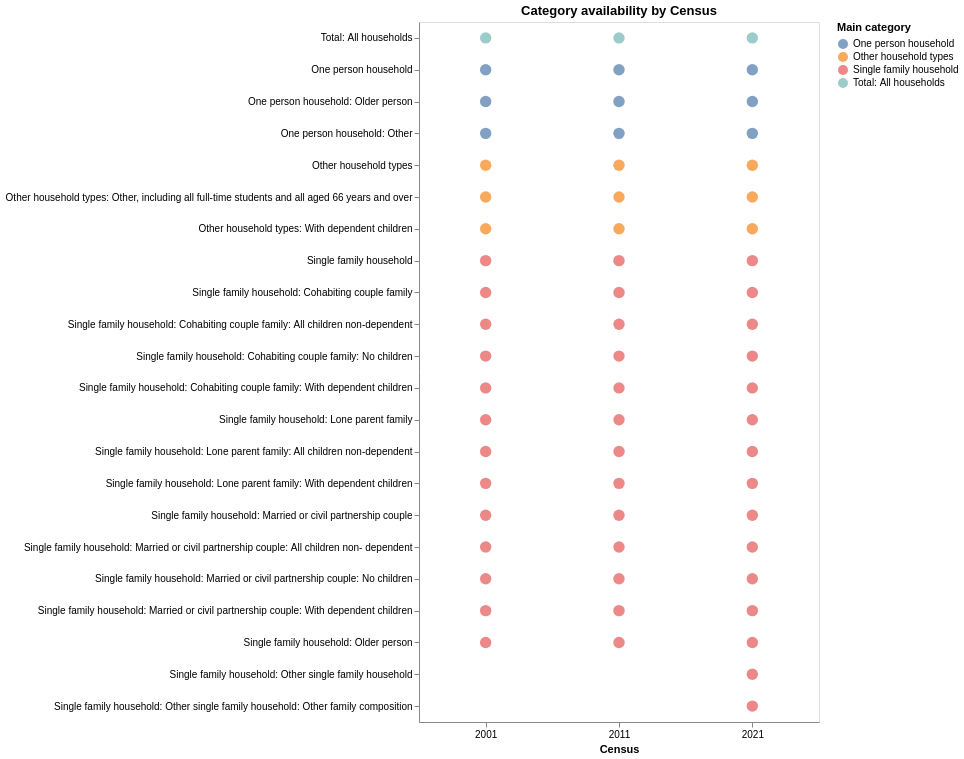

This figure's notebook cell:
### Code cell
first_category = "Total: All households"
cat_presence_plot = (
    df_composition[["class_name", "main_category", "sub_category1", "sub_category2", "census"]]
    .drop_duplicates()
    .copy()
)

cat_presence_plot["census"] = cat_presence_plot["census"].astype(str)

# clean NA for sorting
cat_presence_plot["sub_category1"] = cat_presence_plot["sub_category1"].fillna("")
cat_presence_plot["sub_category2"] = cat_presence_plot["sub_category2"].fillna("")

# create wrapped label for long category names
cat_presence_plot["class_name_wrapped"] = cat_presence_plot["class_name"].apply(
    lambda x: "\n".join(textwrap.wrap(str(x), width=45))
)

# fixed y-axis order
y_order = (
    cat_presence_plot
    .sort_values(["main_category", "sub_category1", "sub_category2", "class_name"], ascending=True)
    ["class_name_wrapped"]
    .drop_duplicates()
    .tolist()
)

y_order = [first_category] + [x for x in y_order if x not in first_category]

chart = (
    alt.Chart(cat_presence_plot)
    .mark_circle(size=130)
    .encode(
        x=alt.X(
            "census:O",
            title="Census",
            sort=["2001", "2011", "2021"],
            axis=alt.Axis(labelAngle=0)
        ),
        y=alt.Y(
            "class_name_wrapped:N",
            title=None,
            sort=y_order,
            axis=alt.Axis(
                labelLimit=500,
                labelFontSize=10
            )
        ),
        color=alt.Color(
            "main_category:N",
            title="Main category"
        ),
        tooltip=[
            alt.Tooltip("class_name:N", title="Category"),
            alt.Tooltip("main_category:N", title="Main category"),
            alt.Tooltip("sub_category1:N", title="Sub-category 1"),
            alt.Tooltip("sub_category2:N", title="Sub-category 2"),
            alt.Tooltip("census:O", title="Census")
        ]
    )
    .properties(
        width=400,
        height=700,
        title="Category availability by Census"
    )
)

chart

### Figure 1 — Vega-Lite specification as saved in the notebook (floating-point values rounded to 4 significant figures)
{"config": {"view": {"continuousWidth": 300, "continuousHeight": 300}}, "data": {"name": "data-ffa34d00bc64a3eb723ad91d1a0443d1"}, "mark": {"type": "circle", "size": 130}, "encoding": {"color": {"field": "main_category", "title": "Main category", "type": "nominal"}, "tooltip": [{"field": "class_name", "title": "Category", "type": "nominal"}, {"field": "main_category", "title": "Main category", "type": "nominal"}, {"field": "sub_category1", "title": "Sub-category 1", "type": "nominal"}, {"field": "sub_category2", "title": "Sub-category 2", "type": "nominal"}, {"field": "census", "title": "Census", "type": "ordinal"}], "x": {"axis": {"labelAngle": 0}, "field": "census", "sort": ["2001", "2011", "2021"], "title": "Census", "type": "ordinal"}, "y": {"axis": {"labelFontSize": 10, "labelLimit": 500}, "field": "class_name_wrapped", "sort": ["Total: All households", "One person household", "One person household: Older person", "One person household: Other", "Other household types", "Other household types: Other, including all\nfull-time students and all aged 66 years and\nover", "Other household types: With dependent\nchildren", "Single family household", "Single family household: Cohabiting couple\nfamily", "Single family household: Cohabiting couple\nfamily: All children non-dependent", "Single family household: Cohabiting couple\nfamily: No children", "Single family household: Cohabiting couple\nfamily: With dependent children", "Single family household: Lone parent family", "Single family household: Lone parent family:\nAll children non-dependent", "Single family household: Lone parent family:\nWith dependent children", "Single family household: Married or civil\npartnership couple", "Single family household: Married or civil\npartnership couple: All children non-\ndependent", "Single family household: Married or civil\npartnership couple: No children", "Single family household: Married or civil\npartnership couple: With dependent children", "Single family household: Older person", "Single family household: Other single family\nhousehold", "Single family household: Other single family\nhousehold: Other family composition"], "title": null, "type": "nominal"}}, "height": 700, "title": "Category availability by Census", "width": 400, "$schema": "https://vega.github.io/schema/vega-lite/v5.20.1.json", "datasets": {"data-ffa34d00bc64a3eb723ad91d1a0443d1": [{"class_name": "Total: All households", "main_category": "Total: All households", "sub_category1": "", "sub_category2": "", "census": "2001", "class_name_wrapped": "Total: All households"}, {"class_name": "One person household", "main_category": "One person household", "sub_category1": "", "sub_category2": "", "census": "2001", "class_name_wrapped": "One person household"}, {"class_name": "One person household: Older person", "main_category": "One person household", "sub_category1": "Older person", "sub_category2": "", "census": "2001", "class_name_wrapped": "One person household: Older person"}, {"class_name": "One person household: Other", "main_category": "One person household", "sub_category1": "Other", "sub_category2": "", "census": "2001", "class_name_wrapped": "One person household: Other"}, {"class_name": "Single family household", "main_category": "Single family household", "sub_category1": "", "sub_category2": "", "census": "2001", "class_name_wrapped": "Single family household"}, {"class_name": "Single family household: Older person", "main_category": "Single family household", "sub_category1": "Older person", "sub_category2": "", "census": "2001", "class_name_wrapped": "Single family household: Older person"}, {"class_name": "Single family household: Married or civil partnership couple", "main_category": "Single family household", "sub_category1": "Married or civil partnership couple", "sub_category2": "", "census": "2001", "class_name_wrapped": "Single family household: Married or civil\npartnership couple"}, {"class_name": "Single family household: Married or civil partnership couple: No children", "main_category": "Single family household", "sub_category1": "Married or civil partnership couple", "sub_category2": "No children", "census": "2001", "class_name_wrapped": "Single family household: Married or civil\npartnership couple: No children"}, {"class_name": "Single family household: Married or civil partnership couple: With dependent children", "main_category": "Single family household", "sub_category1": "Married or civil partnership couple", "sub_category2": "With dependent children", "census": "2001", "class_name_wrapped": "Single family household: Married or civil\npartnership couple: With dependent children"}, {"class_name": "Single family household: Married or civil partnership couple: All children non-dependent", "main_category": "Single family household", "sub_category1": "Married or civil partnership couple", "sub_category2": "All children non-dependent", "census": "2001", "class_name_wrapped": "Single family household: Married or civil\npartnership couple: All children non-\ndependent"}, {"class_name": "Single family household: Cohabiting couple family", "main_category": "Single family household", "sub_category1": "Cohabiting couple family", "sub_category2": "", "census": "2001", "class_name_wrapped": "Single family household: Cohabiting couple\nfamily"}, {"class_name": "Single family household: Cohabiting couple family: No children", "main_category": "Single family household", "sub_category1": "Cohabiting couple family", "sub_category2": "No children", "census": "2001", "class_name_wrapped": "Single family household: Cohabiting couple\nfamily: No children"}, {"class_name": "Single family household: Cohabiting couple family: With dependent children", "main_category": "Single family household", "sub_category1": "Cohabiting couple family", "sub_category2": "With dependent children", "census": "2001", "class_name_wrapped": "Single family household: Cohabiting couple\nfamily: With dependent children"}, {"class_name": "Single family household: Cohabiting couple family: All children non-dependent", "main_category": "Single family household", "sub_category1": "Cohabiting couple family", "sub_category2": "All children non-dependent", "census": "2001", "class_name_wrapped": "Single family household: Cohabiting couple\nfamily: All children non-dependent"}, {"class_name": "Single family household: Lone parent family", "main_category": "Single family household", "sub_category1": "Lone parent family", "sub_category2": "", "census": "2001", "class_name_wrapped": "Single family household: Lone parent family"}, {"class_name": "Single family household: Lone parent family: With dependent children", "main_category": "Single family household", "sub_category1": "Lone parent family", "sub_category2": "With dependent children", "census": "2001", "class_name_wrapped": "Single family household: Lone parent family:\nWith dependent children"}, {"class_name": "Single family household: Lone parent family: All children non-dependent", "main_category": "Single family household", "sub_category1": "Lone parent family", "sub_category2": "All children non-dependent", "census": "2001", "class_name_wrapped": "Single family household: Lone parent family:\nAll children non-dependent"}, {"class_name": "Other household types", "main_category": "Other household types", "sub_category1": "", "sub_category2": "", "census": "2001", "class_name_wrapped": "Other household types"}, {"class_name": "Other household types: With dependent children", "main_category": "Other household types", "sub_category1": "With dependent children", "sub_category2": "", "census": "2001", "class_name_wrapped": "Other household types: With dependent\nchildren"}, {"class_name": "Other household types: Other, including all full-time students and all aged 66 years and over", "main_category": "Other household types", "sub_category1": "Other, including all full-time students and all aged 66 years and over", "sub_category2": "", "census": "2001", "class_name_wrapped": "Other household types: Other, including all\nfull-time students and all aged 66 years and\nover"}, {"class_name": "Total: All households", "main_category": "Total: All households", "sub_category1": "", "sub_category2": "", "census": "2011", "class_name_wrapped": "Total: All households"}, {"class_name": "One person household", "main_category": "One person household", "sub_category1": "", "sub_category2": "", "census": "2011", "class_name_wrapped": "One person household"}, {"class_name": "One person household: Older person", "main_category": "One person household", "sub_category1": "Older person", "sub_category2": "", "census": "2011", "class_name_wrapped": "One person household: Older person"}, {"class_name": "One person household: Other", "main_category": "One person household", "sub_category1": "Other", "sub_category2": "", "census": "2011", "class_name_wrapped": "One person household: Other"}, {"class_name": "Single family household", "main_category": "Single family household", "sub_category1": "", "sub_category2": "", "census": "2011", "class_name_wrapped": "Single family household"}, {"class_name": "Single family household: Older person", "main_category": "Single family household", "sub_category1": "Older person", "sub_category2": "", "census": "2011", "class_name_wrapped": "Single family household: Older person"}, {"class_name": "Single family household: Married or civil partnership couple", "main_category": "Single family household", "sub_category1": "Married or civil partnership couple", "sub_category2": "", "census": "2011", "class_name_wrapped": "Single family household: Married or civil\npartnership couple"}, {"class_name": "Single family household: Married or civil partnership couple: No children", "main_category": "Single family household", "sub_category1": "Married or civil partnership couple", "sub_category2": "No children", "census": "2011", "class_name_wrapped": "Single family household: Married or civil\npartnership couple: No children"}, {"class_name": "Single family household: Married or civil partnership couple: With dependent children", "main_category": "Single family household", "sub_category1": "Married or civil partnership couple", "sub_category2": "With dependent children", "census": "2011", "class_name_wrapped": "Single family household: Married or civil\npartnership couple: With dependent children"}, {"class_name": "Single family household: Married or civil partnership couple: All children non-dependent", "main_category": "Single family household", "sub_category1": "Married or civil partnership couple", "sub_category2": "All children non-dependent", "census": "2011", "class_name_wrapped": "Single family household: Married or civil\npartnership couple: All children non-\ndependent"}, {"class_name": "Single family household: Cohabiting couple family", "main_category": "Single family household", "sub_category1": "Cohabiting couple family", "sub_category2": "", "census": "2011", "class_name_wrapped": "Single family household: Cohabiting couple\nfamily"}, {"class_name": "Single family household: Cohabiting couple family: No children", "main_category": "Single family household", "sub_category1": "Cohabiting couple family", "sub_category2": "No children", "census": "2011", "class_name_wrapped": "Single family household: Cohabiting couple\nfamily: No children"}, {"class_name": "Single family household: Cohabiting couple family: With dependent children", "main_category": "Single family household", "sub_category1": "Cohabiting couple family", "sub_category2": "With dependent children", "census": "2011", "class_name_wrapped": "Single family household: Cohabiting couple\nfamily: With dependent children"}, {"class_name": "Single family household: Cohabiting couple family: All children non-dependent", "main_category": "Single family household", "sub_category1": "Cohabiting couple family", "sub_category2": "All children non-dependent", "census": "2011", "class_name_wrapped": "Single family household: Cohabiting couple\nfamily: All children non-dependent"}, {"class_name": "Single family household: Lone parent family", "main_category": "Single family household", "sub_category1": "Lone parent family", "sub_category2": "", "census": "2011", "class_name_wrapped": "Single family household: Lone parent family"}, {"class_name": "Single family household: Lone parent family: With dependent children", "main_category": "Single family household", "sub_category1": "Lone parent family", "sub_category2": "With dependent children", "census": "2011", "class_name_wrapped": "Single family household: Lone parent family:\nWith dependent children"}, {"class_name": "Single family household: Lone parent family: All children non-dependent", "main_category": "Single family household", "sub_category1": "Lone parent family", "sub_category2": "All children non-dependent", "census": "2011", "class_name_wrapped": "Single family household: Lone parent family:\nAll children non-dependent"}, {"class_name": "Other household types", "main_category": "Other household types", "sub_category1": "", "sub_category2": "", "census": "2011", "class_name_wrapped": "Other household types"}, {"class_name": "Other household types: With dependent children", "main_category": "Other household types", "sub_category1": "With dependent children", "sub_category2": "", "census": "2011", "class_name_wrapped": "Other household types: With dependent\nchildren"}, {"class_name": "Other household types: Other, including all full-time students and all aged 66 years and over", "main_category": "Other household types", "sub_category1": "Other, including all full-time students and all aged 66 years and over", "sub_category2": "", "census": "2011", "class_name_wrapped": "Other household types: Other, including all\nfull-time students and all aged 66 years and\nover"}, {"class_name": "Total: All households", "main_category": "Total: All households", "sub_category1": "", "sub_category2": "", "census": "2021", "class_name_wrapped": "Total: All households"}, {"class_name": "One person household", "main_category": "One person household", "sub_category1": "", "sub_category2": "", "census": "2021", "class_name_wrapped": "One person household"}, {"class_name": "One person household: Older person", "main_category": "One person household", "sub_category1": "Older person", "sub_category2": "", "census": "2021", "class_name_wrapped": "One person household: Older person"}, {"class_name": "One person household: Other", "main_category": "One person household", "sub_category1": "Other", "sub_category2": "", "census": "2021", "class_name_wrapped": "One person household: Other"}, {"class_name": "Single family household", "main_category": "Single family household", "sub_category1": "", "sub_category2": "", "census": "2021", "class_name_wrapped": "Single family household"}, {"class_name": "Single family household: Older person", "main_category": "Single family household", "sub_category1": "Older person", "sub_category2": "", "census": "2021", "class_name_wrapped": "Single family household: Older person"}, {"class_name": "Single family household: Married or civil partnership couple", "main_category": "Single family household", "sub_category1": "Married or civil partnership couple", "sub_category2": "", "census": "2021", "class_name_wrapped": "Single family household: Married or civil\npartnership couple"}, {"class_name": "Single family household: Married or civil partnership couple: No children", "main_category": "Single family household", "sub_category1": "Married or civil partnership couple", "sub_category2": "No children", "census": "2021", "class_name_wrapped": "Single family household: Married or civil\npartnership couple: No children"}, {"class_name": "Single family household: Married or civil partnership couple: With dependent children", "main_category": "Single family household", "sub_category1": "Married or civil partnership couple", "sub_category2": "With dependent children", "census": "2021", "class_name_wrapped": "Single family household: Married or civil\npartnership couple: With dependent children"}, {"class_name": "Single family household: Married or civil partnership couple: All children non-dependent", "main_category": "Single family household", "sub_category1": "Married or civil partnership couple", "sub_category2": "All children non-dependent", "census": "2021", "class_name_wrapped": "Single family household: Married or civil\npartnership couple: All children non-\ndependent"}, {"class_name": "Single family household: Cohabiting couple family", "main_category": "Single family household", "sub_category1": "Cohabiting couple family", "sub_category2": "", "census": "2021", "class_name_wrapped": "Single family household: Cohabiting couple\nfamily"}, {"class_name": "Single family household: Cohabiting couple family: No children", "main_category": "Single family household", "sub_category1": "Cohabiting couple family", "sub_category2": "No children", "census": "2021", "class_name_wrapped": "Single family household: Cohabiting couple\nfamily: No children"}, {"class_name": "Single family household: Cohabiting couple family: With dependent children", "main_category": "Single family household", "sub_category1": "Cohabiting couple family", "sub_category2": "With dependent children", "census": "2021", "class_name_wrapped": "Single family household: Cohabiting couple\nfamily: With dependent children"}, {"class_name": "Single family household: Cohabiting couple family: All children non-dependent", "main_category": "Single family household", "sub_category1": "Cohabiting couple family", "sub_category2": "All children non-dependent", "census": "2021", "class_name_wrapped": "Single family household: Cohabiting couple\nfamily: All children non-dependent"}, {"class_name": "Single family household: Lone parent family", "main_category": "Single family household", "sub_category1": "Lone parent family", "sub_category2": "", "census": "2021", "class_name_wrapped": "Single family household: Lone parent family"}, {"class_name": "Single family household: Lone parent family: With dependent children", "main_category": "Single family household", "sub_category1": "Lone parent family", "sub_category2": "With dependent children", "census": "2021", "class_name_wrapped": "Single family household: Lone parent family:\nWith dependent children"}, {"class_name": "Single family household: Lone parent family: All children non-dependent", "main_category": "Single family household", "sub_category1": "Lone parent family", "sub_category2": "All children non-dependent", "census": "2021", "class_name_wrapped": "Single family household: Lone parent family:\nAll children non-dependent"}, {"class_name": "Single family household: Other single family household", "main_category": "Single family household", "sub_category1": "Other single family household", "sub_category2": "", "census": "2021", "class_name_wrapped": "Single family household: Other single family\nhousehold"}, {"class_name": "Single family household: Other single family household: Other family composition", "main_category": "Single family household", "sub_category1": "Other single family household", "sub_category2": "Other family composition", "census": "2021", "class_name_wrapped": "Single family household: Other single family\nhousehold: Other family composition"}, {"class_name": "Other household types", "main_category": "Other household types", "sub_category1": "", "sub_category2": "", "census": "2021", "class_name_wrapped": "Other household types"}, {"class_name": "Other household types: With dependent children", "main_category": "Other household types", "sub_category1": "With dependent children", "sub_category2": "", "census": "2021", "class_name_wrapped": "Other household types: With dependent\nchildren"}, {"class_name": "Other household types: Other, including all full-time students and all aged 66 years and over", "main_category": "Other household types", "sub_category1": "Other, including all full-time students and all aged 66 years and over", "sub_category2": "", "census": "2021", "class_name_wrapped": "Other household types: Other, including all\nfull-time students and all aged 66 years and\nover"}]}}
